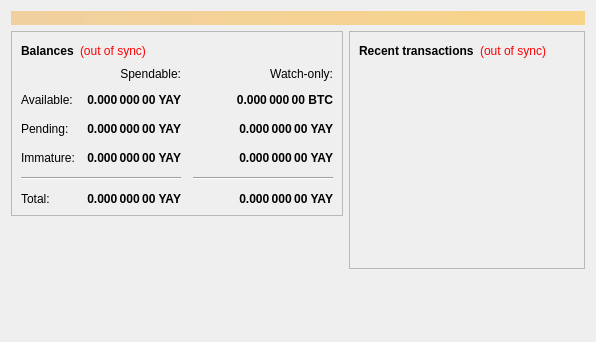
<?xml version="1.0" encoding="UTF-8"?>
<ui version="4.0">
 <class>OverviewPage</class>
 <widget class="QWidget" name="OverviewPage">
  <property name="geometry">
   <rect>
    <x>0</x>
    <y>0</y>
    <width>596</width>
    <height>342</height>
   </rect>
  </property>
  <property name="windowTitle">
   <string>Form</string>
  </property>
  <layout class="QVBoxLayout" name="topLayout">
   <item>
    <widget class="QLabel" name="labelAlerts">
     <property name="visible">
      <bool>false</bool>
     </property>
     <property name="styleSheet">
      <string notr="true">background-color: qlineargradient(x1: 0, y1: 0, x2: 1, y2: 0, stop:0 #F0D0A0, stop:1 #F8D488); color:#000000;</string>
     </property>
     <property name="wordWrap">
      <bool>true</bool>
     </property>
     <property name="margin">
      <number>3</number>
     </property>
    </widget>
   </item>
   <item>
    <layout class="QHBoxLayout" name="horizontalLayout" stretch="1,1">
     <item>
      <layout class="QVBoxLayout" name="verticalLayout_2">
       <item>
        <widget class="QFrame" name="frame">
         <property name="frameShape">
          <enum>QFrame::StyledPanel</enum>
         </property>
         <property name="frameShadow">
          <enum>QFrame::Raised</enum>
         </property>
         <layout class="QVBoxLayout" name="verticalLayout_4">
          <item>
           <layout class="QHBoxLayout" name="horizontalLayout_4">
            <item>
             <widget class="QLabel" name="label_5">
              <property name="font">
               <font>
                <weight>75</weight>
                <bold>true</bold>
               </font>
              </property>
              <property name="text">
               <string>Balances</string>
              </property>
             </widget>
            </item>
            <item>
             <widget class="QLabel" name="labelWalletStatus">
              <property name="cursor">
               <cursorShape>WhatsThisCursor</cursorShape>
              </property>
              <property name="toolTip">
               <string>The displayed information may be out of date. Your wallet automatically synchronizes with the Yaycoin network after a connection is established, but this process has not completed yet.</string>
              </property>
              <property name="styleSheet">
               <string notr="true">QLabel { color: red; }</string>
              </property>
              <property name="text">
               <string notr="true">(out of sync)</string>
              </property>
              <property name="alignment">
               <set>Qt::AlignLeading|Qt::AlignLeft|Qt::AlignVCenter</set>
              </property>
             </widget>
            </item>
            <item>
             <spacer name="horizontalSpacer_3">
              <property name="orientation">
               <enum>Qt::Horizontal</enum>
              </property>
              <property name="sizeHint" stdset="0">
               <size>
                <width>40</width>
                <height>20</height>
               </size>
              </property>
             </spacer>
            </item>
           </layout>
          </item>
          <item>
           <layout class="QGridLayout" name="gridLayout">
            <property name="spacing">
             <number>12</number>
            </property>
            <item row="2" column="2">
             <widget class="QLabel" name="labelWatchPending">
              <property name="font">
               <font>
                <weight>75</weight>
                <bold>true</bold>
               </font>
              </property>
              <property name="cursor">
               <cursorShape>IBeamCursor</cursorShape>
              </property>
              <property name="toolTip">
               <string>Unconfirmed transactions to watch-only addresses</string>
              </property>
              <property name="text">
               <string notr="true">0.000 000 00 YAY</string>
              </property>
              <property name="alignment">
               <set>Qt::AlignRight|Qt::AlignTrailing|Qt::AlignVCenter</set>
              </property>
              <property name="textInteractionFlags">
               <set>Qt::LinksAccessibleByMouse|Qt::TextSelectableByKeyboard|Qt::TextSelectableByMouse</set>
              </property>
             </widget>
            </item>
            <item row="2" column="1">
             <widget class="QLabel" name="labelUnconfirmed">
              <property name="font">
               <font>
                <weight>75</weight>
                <bold>true</bold>
               </font>
              </property>
              <property name="cursor">
               <cursorShape>IBeamCursor</cursorShape>
              </property>
              <property name="toolTip">
               <string>Total of transactions that have yet to be confirmed, and do not yet count toward the spendable balance</string>
              </property>
              <property name="text">
               <string notr="true">0.000 000 00 YAY</string>
              </property>
              <property name="alignment">
               <set>Qt::AlignRight|Qt::AlignTrailing|Qt::AlignVCenter</set>
              </property>
              <property name="textInteractionFlags">
               <set>Qt::LinksAccessibleByMouse|Qt::TextSelectableByKeyboard|Qt::TextSelectableByMouse</set>
              </property>
             </widget>
            </item>
            <item row="3" column="2">
             <widget class="QLabel" name="labelWatchImmature">
              <property name="font">
               <font>
                <weight>75</weight>
                <bold>true</bold>
               </font>
              </property>
              <property name="cursor">
               <cursorShape>IBeamCursor</cursorShape>
              </property>
              <property name="toolTip">
               <string>Mined balance in watch-only addresses that has not yet matured</string>
              </property>
              <property name="text">
               <string notr="true">0.000 000 00 YAY</string>
              </property>
              <property name="alignment">
               <set>Qt::AlignRight|Qt::AlignTrailing|Qt::AlignVCenter</set>
              </property>
              <property name="textInteractionFlags">
               <set>Qt::LinksAccessibleByMouse|Qt::TextSelectableByKeyboard|Qt::TextSelectableByMouse</set>
              </property>
             </widget>
            </item>
            <item row="4" column="0" colspan="2">
             <widget class="Line" name="line">
              <property name="orientation">
               <enum>Qt::Horizontal</enum>
              </property>
             </widget>
            </item>
            <item row="4" column="2">
             <widget class="Line" name="lineWatchBalance">
              <property name="sizePolicy">
               <sizepolicy hsizetype="Preferred" vsizetype="Fixed">
                <horstretch>0</horstretch>
                <verstretch>0</verstretch>
               </sizepolicy>
              </property>
              <property name="minimumSize">
               <size>
                <width>140</width>
                <height>0</height>
               </size>
              </property>
              <property name="orientation">
               <enum>Qt::Horizontal</enum>
              </property>
             </widget>
            </item>
            <item row="5" column="0">
             <widget class="QLabel" name="labelTotalText">
              <property name="text">
               <string>Total:</string>
              </property>
             </widget>
            </item>
            <item row="3" column="1">
             <widget class="QLabel" name="labelImmature">
              <property name="font">
               <font>
                <weight>75</weight>
                <bold>true</bold>
               </font>
              </property>
              <property name="cursor">
               <cursorShape>IBeamCursor</cursorShape>
              </property>
              <property name="toolTip">
               <string>Mined balance that has not yet matured</string>
              </property>
              <property name="text">
               <string notr="true">0.000 000 00 YAY</string>
              </property>
              <property name="alignment">
               <set>Qt::AlignRight|Qt::AlignTrailing|Qt::AlignVCenter</set>
              </property>
              <property name="textInteractionFlags">
               <set>Qt::LinksAccessibleByMouse|Qt::TextSelectableByKeyboard|Qt::TextSelectableByMouse</set>
              </property>
             </widget>
            </item>
            <item row="2" column="3">
             <spacer name="horizontalSpacer_2">
              <property name="orientation">
               <enum>Qt::Horizontal</enum>
              </property>
              <property name="sizeHint" stdset="0">
               <size>
                <width>40</width>
                <height>20</height>
               </size>
              </property>
             </spacer>
            </item>
            <item row="3" column="0">
             <widget class="QLabel" name="labelImmatureText">
              <property name="text">
               <string>Immature:</string>
              </property>
             </widget>
            </item>
            <item row="5" column="1">
             <widget class="QLabel" name="labelTotal">
              <property name="font">
               <font>
                <weight>75</weight>
                <bold>true</bold>
               </font>
              </property>
              <property name="cursor">
               <cursorShape>IBeamCursor</cursorShape>
              </property>
              <property name="toolTip">
               <string>Your current total balance</string>
              </property>
              <property name="text">
               <string notr="true">0.000 000 00 YAY</string>
              </property>
              <property name="alignment">
               <set>Qt::AlignRight|Qt::AlignTrailing|Qt::AlignVCenter</set>
              </property>
              <property name="textInteractionFlags">
               <set>Qt::LinksAccessibleByMouse|Qt::TextSelectableByKeyboard|Qt::TextSelectableByMouse</set>
              </property>
             </widget>
            </item>
            <item row="5" column="2">
             <widget class="QLabel" name="labelWatchTotal">
              <property name="font">
               <font>
                <weight>75</weight>
                <bold>true</bold>
               </font>
              </property>
              <property name="cursor">
               <cursorShape>IBeamCursor</cursorShape>
              </property>
              <property name="toolTip">
               <string>Current total balance in watch-only addresses</string>
              </property>
              <property name="text">
               <string notr="true">0.000 000 00 YAY</string>
              </property>
              <property name="alignment">
               <set>Qt::AlignRight|Qt::AlignTrailing|Qt::AlignVCenter</set>
              </property>
              <property name="textInteractionFlags">
               <set>Qt::LinksAccessibleByMouse|Qt::TextSelectableByKeyboard|Qt::TextSelectableByMouse</set>
              </property>
             </widget>
            </item>
            <item row="0" column="2">
             <widget class="QLabel" name="labelWatchonly">
              <property name="text">
               <string>Watch-only:</string>
              </property>
              <property name="alignment">
               <set>Qt::AlignRight|Qt::AlignTrailing|Qt::AlignVCenter</set>
              </property>
             </widget>
            </item>
            <item row="1" column="0">
             <widget class="QLabel" name="labelBalanceText">
              <property name="text">
               <string>Available:</string>
              </property>
             </widget>
            </item>
            <item row="1" column="1">
             <widget class="QLabel" name="labelBalance">
              <property name="font">
               <font>
                <weight>75</weight>
                <bold>true</bold>
               </font>
              </property>
              <property name="cursor">
               <cursorShape>IBeamCursor</cursorShape>
              </property>
              <property name="toolTip">
               <string>Your current spendable balance</string>
              </property>
              <property name="text">
               <string notr="true">0.000 000 00 YAY</string>
              </property>
              <property name="alignment">
               <set>Qt::AlignRight|Qt::AlignTrailing|Qt::AlignVCenter</set>
              </property>
              <property name="textInteractionFlags">
               <set>Qt::LinksAccessibleByMouse|Qt::TextSelectableByKeyboard|Qt::TextSelectableByMouse</set>
              </property>
             </widget>
            </item>
            <item row="1" column="2">
             <widget class="QLabel" name="labelWatchAvailable">
              <property name="font">
               <font>
                <weight>75</weight>
                <bold>true</bold>
               </font>
              </property>
              <property name="cursor">
               <cursorShape>IBeamCursor</cursorShape>
              </property>
              <property name="toolTip">
               <string>Your current balance in watch-only addresses</string>
              </property>
              <property name="text">
               <string notr="true">0.000 000 00 BTC</string>
              </property>
              <property name="alignment">
               <set>Qt::AlignRight|Qt::AlignTrailing|Qt::AlignVCenter</set>
              </property>
              <property name="textInteractionFlags">
               <set>Qt::LinksAccessibleByMouse|Qt::TextSelectableByKeyboard|Qt::TextSelectableByMouse</set>
              </property>
             </widget>
            </item>
            <item row="2" column="0">
             <widget class="QLabel" name="labelPendingText">
              <property name="text">
               <string>Pending:</string>
              </property>
             </widget>
            </item>
            <item row="0" column="1">
             <widget class="QLabel" name="labelSpendable">
              <property name="text">
               <string>Spendable:</string>
              </property>
              <property name="alignment">
               <set>Qt::AlignRight|Qt::AlignTrailing|Qt::AlignVCenter</set>
              </property>
             </widget>
            </item>
           </layout>
          </item>
         </layout>
        </widget>
       </item>
       <item>
        <spacer name="verticalSpacer">
         <property name="orientation">
          <enum>Qt::Vertical</enum>
         </property>
         <property name="sizeHint" stdset="0">
          <size>
           <width>20</width>
           <height>40</height>
          </size>
         </property>
        </spacer>
       </item>
      </layout>
     </item>
     <item>
      <layout class="QVBoxLayout" name="verticalLayout_3">
       <item>
        <widget class="QFrame" name="frame_2">
         <property name="frameShape">
          <enum>QFrame::StyledPanel</enum>
         </property>
         <property name="frameShadow">
          <enum>QFrame::Raised</enum>
         </property>
         <layout class="QVBoxLayout" name="verticalLayout">
          <item>
           <layout class="QHBoxLayout" name="horizontalLayout_2">
            <item>
             <widget class="QLabel" name="label_4">
              <property name="font">
               <font>
                <weight>75</weight>
                <bold>true</bold>
               </font>
              </property>
              <property name="text">
               <string>Recent transactions</string>
              </property>
             </widget>
            </item>
            <item>
             <widget class="QLabel" name="labelTransactionsStatus">
              <property name="cursor">
               <cursorShape>WhatsThisCursor</cursorShape>
              </property>
              <property name="toolTip">
               <string>The displayed information may be out of date. Your wallet automatically synchronizes with the Yaycoin network after a connection is established, but this process has not completed yet.</string>
              </property>
              <property name="styleSheet">
               <string notr="true">QLabel { color: red; }</string>
              </property>
              <property name="text">
               <string notr="true">(out of sync)</string>
              </property>
              <property name="alignment">
               <set>Qt::AlignRight|Qt::AlignTrailing|Qt::AlignVCenter</set>
              </property>
             </widget>
            </item>
            <item>
             <spacer name="horizontalSpacer">
              <property name="orientation">
               <enum>Qt::Horizontal</enum>
              </property>
              <property name="sizeHint" stdset="0">
               <size>
                <width>40</width>
                <height>20</height>
               </size>
              </property>
             </spacer>
            </item>
           </layout>
          </item>
          <item>
           <widget class="QListView" name="listTransactions">
            <property name="styleSheet">
             <string notr="true">QListView { background: transparent; }</string>
            </property>
            <property name="frameShape">
             <enum>QFrame::NoFrame</enum>
            </property>
            <property name="verticalScrollBarPolicy">
             <enum>Qt::ScrollBarAlwaysOff</enum>
            </property>
            <property name="horizontalScrollBarPolicy">
             <enum>Qt::ScrollBarAlwaysOff</enum>
            </property>
            <property name="selectionMode">
             <enum>QAbstractItemView::NoSelection</enum>
            </property>
           </widget>
          </item>
         </layout>
        </widget>
       </item>
       <item>
        <spacer name="verticalSpacer_2">
         <property name="orientation">
          <enum>Qt::Vertical</enum>
         </property>
         <property name="sizeHint" stdset="0">
          <size>
           <width>20</width>
           <height>40</height>
          </size>
         </property>
        </spacer>
       </item>
      </layout>
     </item>
    </layout>
   </item>
  </layout>
 </widget>
 <resources/>
 <connections/>
</ui>
